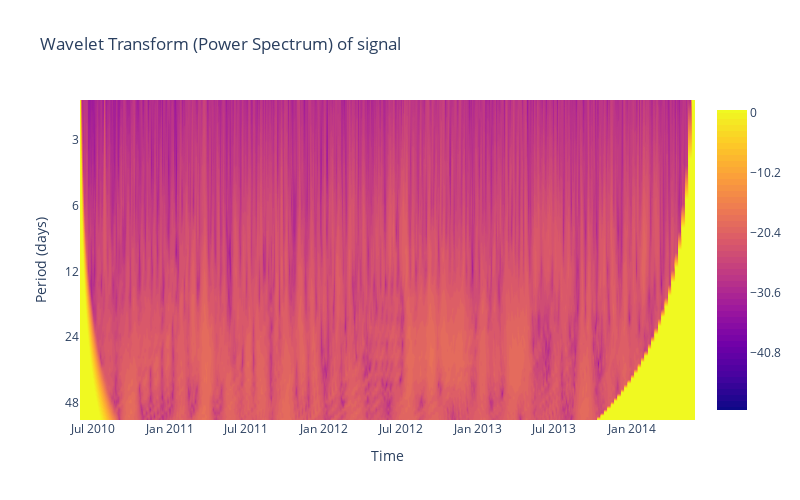

Notebook code for this chart:
### Code cell
t=df.index
signal=df['median_of_mean'].values
plotly_wavelet(t,repair_nan(signal))

### Figure 1 — Plotly figure (JSON) as saved in the notebook; plotly's stock layout.template omitted (floating-point values rounded to 4 significant figures; data arrays with more than 128 entries replaced by an {"elided": "..."} marker saying what was removed)
{"data": [{"contours": {"end": 0, "size": 1.02, "start": -50}, "line": {"width": 0}, "type": "contour", "x": {"elided": "1461 str values"}, "y": [17.4, 18.4, 18.98, 19.4, 19.72, 19.98, 20.21, 20.4, 20.57, 20.72, 20.86, 20.98, 21.1, 21.21, 21.31, 21.4, 21.49, 21.57, 21.65, 21.72, 21.79, 21.86, 21.92, 21.98, 22.04, 22.1, 22.15, 22.21, 22.26], "z": {"elided": "29x1461 float values"}}], "layout": {"height": 500, "title": {"text": "Wavelet Transform (Power Spectrum) of signal"}, "width": 800, "xaxis": {"autorange": true, "range": ["2010-06-01", "2014-05-31"], "title": {"text": "Time"}, "type": "date"}, "yaxis": {"autorange": true, "range": [22.26, 17.4], "tickmode": "array", "ticktext": [3, 6, 12, 24, 48], "tickvals": [18, 19, 20, 21, 22], "title": {"text": "Period (days)"}, "type": "linear"}}}
